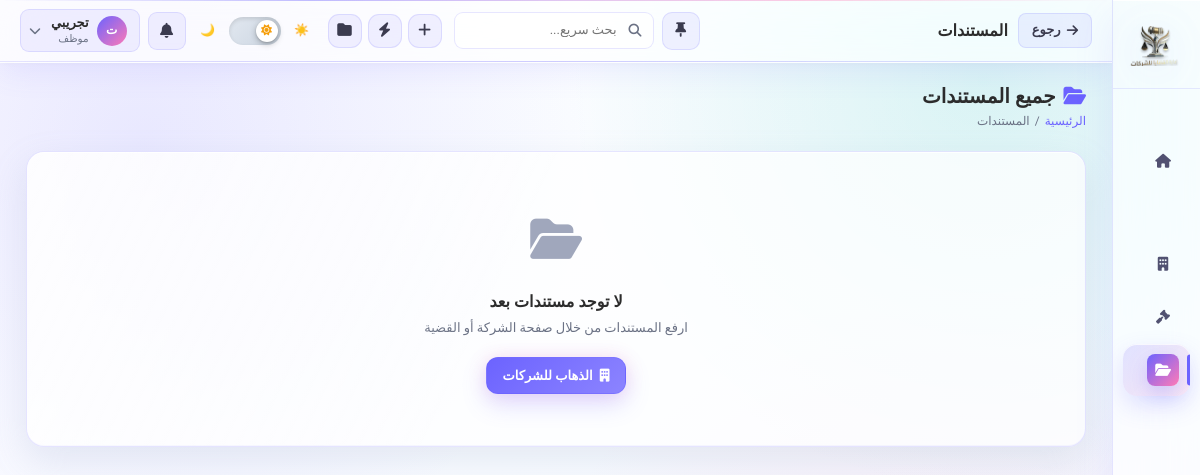
The page /documents/ (signed in) on the database its author committed.
### apps/users/models.py (models this page shows, shortened)
class CustomUser(AbstractUser):
    class Role(models.TextChoices):
        DEVELOPER = 'developer', 'مطور النظام'
        ADMIN = 'admin', 'مدير النظام'
        LAWYER = 'lawyer', 'محامي'
        EMPLOYEE = 'employee', 'موظف'
    role = models.CharField(max_length=20, choices=Role.choices, default=Role.EMPLOYEE, verbose_name='الدور الوظيفي')
    phone = models.CharField(max_length=20, blank=True, verbose_name='رقم الهاتف')
    profile_picture = models.ImageField(upload_to='profiles/', blank=True, null=True, verbose_name='صورة الملف الشخصي')
    is_active = models.BooleanField(default=True, verbose_name='نشط')
    created_at = models.DateTimeField(auto_now_add=True, verbose_name='تاريخ الإنشاء')
    last_seen = models.DateTimeField(null=True, blank=True, verbose_name='آخر ظهور')
    last_ip = models.GenericIPAddressField(null=True, blank=True, verbose_name='آخر IP')
    last_device = models.CharField(max_length=300, blank=True, verbose_name='آخر جهاز')
    is_online = models.BooleanField(default=False, verbose_name='متصل الآن')
    can_view_online = models.BooleanField(default=False, verbose_name='يمكنه مشاهدة المتصلين')
    can_edit_manual = models.BooleanField(default=False, verbose_name='صلاحية تعديل يدوية')
    can_delete_manual = models.BooleanField(default=False, verbose_name='صلاحية حذف يدوية')
    can_manage_users_manual = models.BooleanField(default=False, verbose_name='صلاحية إدارة المستخدمين يدويا')
    class Meta:
        verbose_name = 'مستخدم'
        verbose_name_plural = 'المستخدمون'
    @property
    def is_developer(self):
        return self.role == self.Role.DEVELOPER
    @property
    def is_admin(self):
        return self.role in [self.Role.ADMIN, self.Role.DEVELOPER]
    @property
    def is_real_admin(self):
        return self.role == self.Role.ADMIN

### apps/documents/views.py (the view)
# urls.py: path('', views.document_list, name='document_list'),
@login_required
def document_list(request):
    documents = Document.objects.select_related('company', 'case', 'uploaded_by').order_by('-uploaded_at')
    return render(request, 'documents/document_list.html', {'documents': documents})

### templates/documents/document_list.html (shortened to what this page needs)
{% extends 'base.html' %}
{% block page_title %}المستندات{% endblock %}
{% block content %}
<div class="page-header">
    <div>
        <h1><i class="fas fa-folder-open text-primary me-2"></i>جميع المستندات</h1>
        <div class="breadcrumb mt-1">
            <a href="{% url 'dashboard' %}">الرئيسية</a>
            <span>/</span><span>المستندات</span>
        </div>
    </div>
</div>
{% if documents %}
<div class="control-grid">
    <div class="control-panel">
        <h5 class="mb-3"><i class="fas fa-folder-open text-primary me-2"></i>المستندات ({{ documents.count }})</h5>
        <ul class="smart-list">
            {% for doc in documents %}
            <li>
                <details class="smart-row js-detail-row" data-title="{{ doc.title }}" data-extra="{{ doc.get_file_type_display }} - {{ doc.get_file_size_display }}">
                    <summary>
                        <span><i class="fas {{ doc.get_file_icon }} me-2"></i><strong>{{ doc.title }}</strong></span>
                        <span class="badge badge-secondary">{{ doc.get_file_type_display }}</span>
                    </summary>
                    <div class="expand-body">
                        مرتبط بـ:
                        {% if doc.company %}
                            <a href="{% url 'company_detail' doc.company.pk %}" class="text-primary">{{ doc.company.name }}</a>
                        {% elif doc.case %}
                            <a href="{% url 'case_detail' doc.case.pk %}" class="text-primary">{{ doc.case.case_number }}</a>
                        {% else %}—{% endif %}<br>
                        الحجم: {{ doc.get_file_size_display }}<br>
                        رُفع بواسطة: {{ doc.uploaded_by.get_full_name|default:doc.uploaded_by.username|default:"—" }}<br>
                        التاريخ: {{ doc.uploaded_at|date:"d/m/Y" }}
                        <div class="d-flex gap-2 mt-2">
                            <a href="{% url 'document_download' doc.pk %}" class="btn btn-sm btn-primary">تحميل</a>
                            {% if user.can_delete %}<a href="{% url 'document_delete' doc.pk %}" class="btn btn-sm btn-light">حذف</a>{% endif %}
                        </div>
                    </div>
                </details>
            </li>
            {% endfor %}
        </ul>
    </div>
    <aside class="control-panel side-live-panel">
        <h6 class="mb-3"><i class="fas fa-signal text-info me-2"></i>ملخص المستندات</h6>
        <p class="text-muted fs-13">تم تحويل الجدول إلى قائمة ذكية تفاعلية تسهّل فتح التفاصيل بسرعة.</p>
    </aside>
</div>
<div class="detail-drawer" id="detailDrawer">
    <div class="d-flex justify-content-between align-items-center mb-2">
        <strong class="text-primary">تفاصيل المستند</strong>
        <button class="btn btn-sm btn-light" onclick="closeDrawer()"><i class="fas fa-times"></i></button>
    </div>
    <h6 id="drawerTitle">—</h6>
    <p id="drawerExtra" class="text-muted fs-13 mb-0">اختر مستندًا لعرض التفاصيل السريعة.</p>
</div>
{% else %}
<div class="card">
    <div class="empty-state">
        <div class="icon"><i class="fas fa-folder-open"></i></div>
        <h5>لا توجد مستندات بعد</h5>
        <p>ارفع المستندات من خلال صفحة الشركة أو القضية</p>
        <a href="{% url 'company_list' %}" class="btn btn-primary">
            <i class="fas fa-building"></i> الذهاب للشركات
        </a>
    </div>
</div>
{% endif %}
{% endblock %}

### templates/base.html (shortened to what this page needs)
<!DOCTYPE html>
{% load static %}
<html lang="ar" dir="rtl" data-theme="light">
<head>
    <link rel="stylesheet" href="https://cdn.jsdelivr.net/npm/bootstrap@5.3.0/dist/css/bootstrap.rtl.min.css">
    <link rel="stylesheet" href="https://cdnjs.cloudflare.com/ajax/libs/font-awesome/6.4.0/css/all.min.css">
    <link rel="stylesheet" href="{% static 'dark-theme.css' %}">
</head>
<body>
<nav id="sidebar">
    <a href="{% url 'dashboard' %}" class="sidebar-brand">
        <img src="{% static 'logo.png' %}" alt="Logo" class="sidebar-logo-img">
    </a>
    <div class="sidebar-nav">
        <a href="{% url 'dashboard' %}" class="nav-link {% if request.resolver_match.url_name == 'dashboard' %}active{% endif %}">
            <span class="nav-icon"><i class="fas fa-home"></i></span>
        </a>
        <a href="{% url 'company_list' %}" class="nav-link {% if 'compan' in request.resolver_match.url_name %}active{% endif %}">
            <span class="nav-icon"><i class="fas fa-building"></i></span>
        </a>
        <a href="{% url 'case_list' %}" class="nav-link {% if 'case' in request.resolver_match.url_name and 'session' not in request.resolver_match.url_name %}active{% endif %}">
            <span class="nav-icon"><i class="fas fa-gavel"></i></span>
        </a>
        <a href="{% url 'document_list' %}" class="nav-link {% if 'document' in request.resolver_match.url_name %}active{% endif %}">
            <span class="nav-icon"><i class="fas fa-folder-open"></i></span>
        </a>
    </div>
</nav>
<div id="main-content">
    <header class="topbar">
        <div class="topbar-left">
            {% if request.resolver_match.url_name != 'dashboard' %}
            <button class="btn-back" onclick="goBack()">
                <i class="fas fa-arrow-right"></i> رجوع
            </button>
            {% endif %}
            <div class="topbar-title">{% block page_title %}{% endblock %}</div>
        </div>
        <div class="topbar-right">
            <button class="sidebar-mode-btn" id="sidebarModeBtn" type="button" title="وضع البار الجانبي" onclick="cycleSidebarMode()">
                <i class="fas fa-thumbtack" id="sidebarModeIcon"></i>
            </button>
            <form action="{% url 'dashboard' %}" method="get" class="search-bar">
                <i class="fas fa-search"></i>
                <input type="text" name="q" placeholder="بحث سريع..." value="{{ request.GET.q|default:'' }}">
            </form>
            <div class="quick-actions">
                <a href="{% url 'company_create' %}" class="quick-action-btn" title="إضافة شركة"><i class="fas fa-plus"></i></a>
                <a href="{% url 'case_list' %}" class="quick-action-btn" title="القضايا"><i class="fas fa-bolt"></i></a>
                <a href="{% url 'document_list' %}" class="quick-action-btn" title="المستندات"><i class="fas fa-folder"></i></a>
            </div>
            <div class="theme-switch" onclick="toggleTheme()" title="تبديل الوضع">
                <span class="theme-switch-label" id="lblLight">☀️</span>
                <div class="switch-track">
                    <div class="switch-track-inner track-light"></div>
                    <div class="switch-thumb">
                        <span class="thumb-icon thumb-sun"><i class="fas fa-sun"></i></span>
                    </div>
                </div>
                <span class="theme-switch-label" id="lblDark">🌙</span>
            </div>
            <div class="topbar-relative">
                <button class="notif-btn" onclick="toggleDropdown('notifPanel', event)">
                    <i class="fas fa-bell"></i>
                </button>
            </div>
            <div class="topbar-relative">
                <div class="user-menu-btn" onclick="toggleDropdown('userPanel', event)">
                    <div class="user-avatar">{{ user.get_full_name|first|default:user.username|first|upper }}</div>
                    <div style="line-height:1.3;">
                        <div class="user-name">{{ user.get_full_name|default:user.username }}</div>
                        <div class="user-role">{{ user.get_role_display }}</div>
                    </div>
                    <i class="fas fa-chevron-down fs-12 text-muted" style="margin-right:2px;"></i>
                </div>
            </div>
        </div>
    </header>
    <main class="page-content fade-in">
        {% block content %}{% endblock %}
    </main>
</div>
</body>
</html>

### static/dark-theme.css (style rules this page uses)
:root { --primary: #6366F1; --primary-dark: #4F46E5; --primary-light: rgba(99, 102, 241, 0.15); --primary-glow: rgba(99, 102, 241, 0.35); --accent: #8B5CF6; --accent-light: rgba(139, 92, 246, 0.15); --success: #10B981; --success-bg: rgba(16, 185, 129, 0.12); --success-text: #34D399; --warning: #F59E0B; --warning-bg: rgba(245, 158, 11, 0.12); --warning-text: #FCD34D; --danger: #EF4444; --danger-bg: rgba(239, 68, 68, 0.12); --danger-text: #FCA5A5; --info: #38BDF8; --info-bg: rgba(56, 189, 248, 0.12); --info-text: #7DD3FC; --bg-main: #0B0F19; --bg-card: #111827; --bg-elevated: #161D2E; --bg-input: #0F1623; --bg-sidebar: #0D1117; --bg-navbar: #111827; --bg-hover: rgba(99, 102, 241, 0.07); --bg-active: rgba(99, 102, 241, 0.15); --bg-overlay: rgba(0, 0, 0, 0.7); --border: #1F2937; --border-light: rgba(255, 255, 255, 0.05); --border-focus: #6366F1; --text-primary: #E5E7EB; --text-secondary: #9CA3AF; --text-muted: #6B7280; --text-faint: #374151; --text-inverse: #0B0F19; --shadow-sm: 0 1px 3px rgba(0,0,0,0.4), 0 1px 2px rgba(0,0,0,0.3); --shadow-md: 0 4px 16px rgba(0,0,0,0.35), 0 2px 6px rgba(0,0,0,0.25); --shadow-lg: 0 10px 40px rgba(0,0,0,0.5), 0 4px 12px rgba(0,0,0,0.3); --shadow-primary: 0 4px 20px rgba(99, 102, 241, 0.3); --scrollbar-track: #111827; --scrollbar-thumb: #1F2937; --transition: all 0.3s ease; --transition-fast: all 0.15s ease; --radius-sm: 6px; --radius-md: 10px; --radius-lg: 14px; --radius-xl: 18px; }
[data-theme="light"] { --primary: #4F46E5; --primary-dark: #3730A3; --primary-light: rgba(79, 70, 229, 0.1); --primary-glow: rgba(79, 70, 229, 0.25); --success-text: #059669; --warning-text: #D97706; --danger-text: #DC2626; --info-text: #0284C7; --bg-main: #F1F5F9; --bg-card: #FFFFFF; --bg-elevated: #F8FAFC; --bg-input: #F8FAFC; --bg-sidebar: #0D1117; --bg-navbar: #FFFFFF; --bg-hover: rgba(79, 70, 229, 0.06); --bg-active: rgba(79, 70, 229, 0.1); --bg-overlay: rgba(15, 23, 42, 0.5); --border: #E2E8F0; --border-light: rgba(0, 0, 0, 0.05); --text-primary: #0F172A; --text-secondary: #475569; --text-muted: #64748B; --text-faint: #94A3B8; --shadow-sm: 0 1px 3px rgba(0,0,0,0.06), 0 1px 2px rgba(0,0,0,0.04); --shadow-md: 0 4px 16px rgba(0,0,0,0.08), 0 2px 6px rgba(0,0,0,0.05); --shadow-lg: 0 10px 40px rgba(0,0,0,0.12), 0 4px 12px rgba(0,0,0,0.07); --scrollbar-track: #F1F5F9; --scrollbar-thumb: #CBD5E1; --success-bg: rgba(5, 150, 105, 0.1); --warning-bg: rgba(217, 119, 6, 0.1); --danger-bg: rgba(220, 38, 38, 0.1); --info-bg: rgba(2, 132, 199, 0.1); }
html { scroll-behavior: smooth; }
body, [data-theme="dark"] body { background-color: var(--bg-main) !important; color: var(--text-primary) !important; transition: var(--transition); font-size: 14.5px; line-height: 1.6; }
[data-theme="dark"] *, [data-theme="light"] * { transition: background-color 0.3s ease, border-color 0.3s ease, color 0.3s ease, box-shadow 0.3s ease; }

### rows shown on the page
CustomUser: get_full_name|first "ت", get_full_name "تجريبي", role "موظف"
